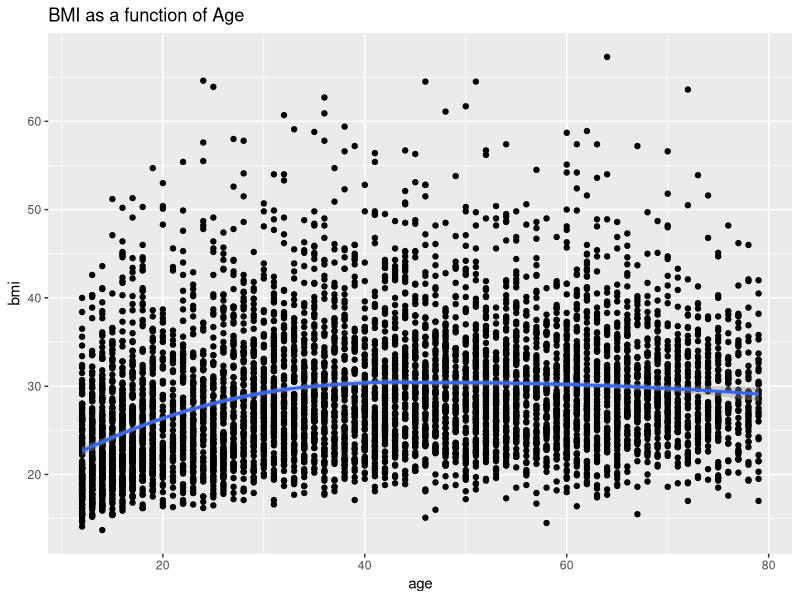
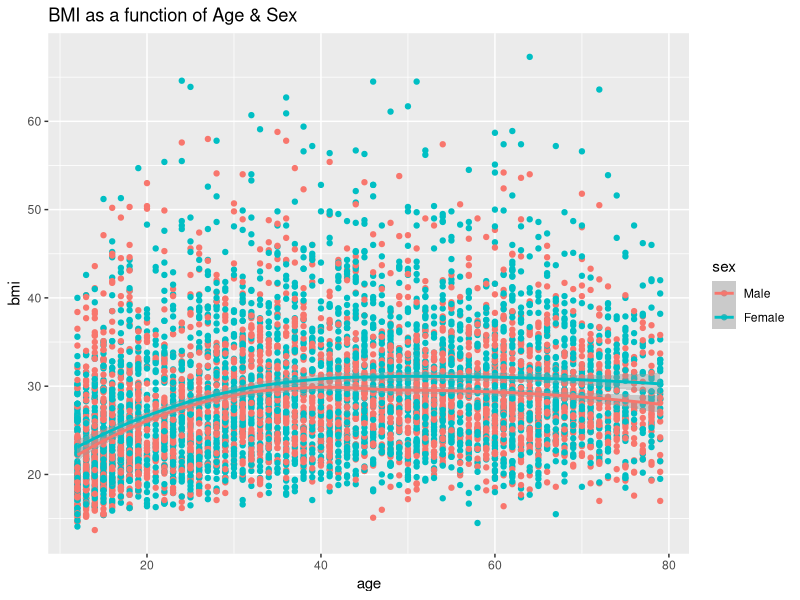
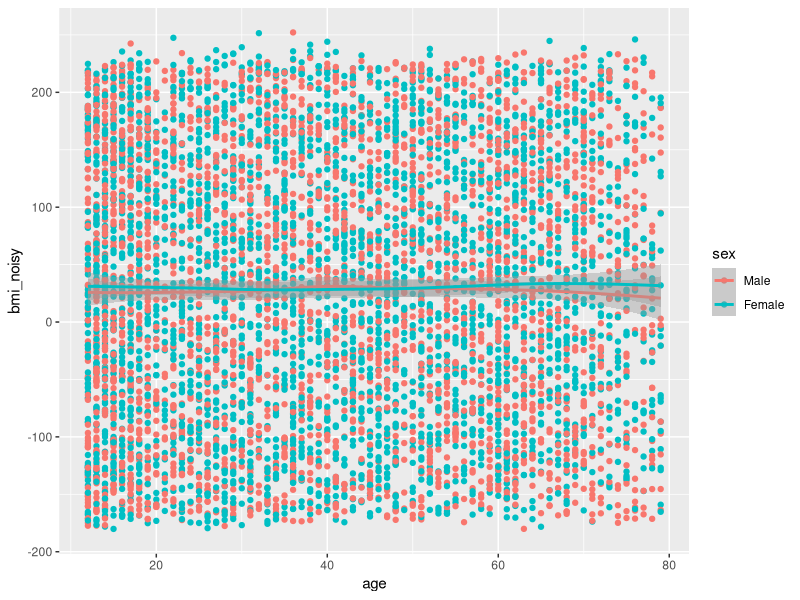
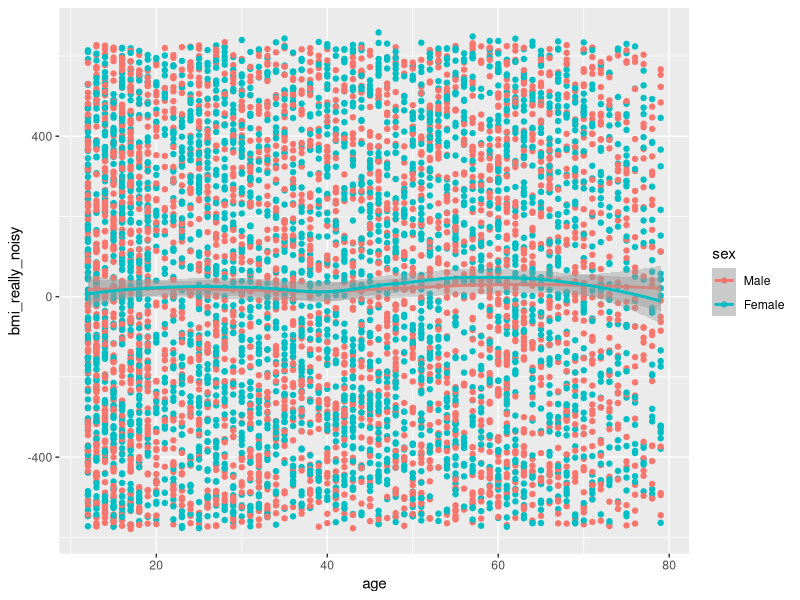

Write R code to recreate these figures, in order.
## ---- chunk 1

knitr::opts_chunk$set(warning = FALSE, message = FALSE) 
## ---- chunk 2
library(dplyr)
library(knitr)
library(ggplot2)
library(scatterplot3d)
library(tidyr)
## ---- chunk 3
setwd("C:/Users/barboza-salerno.1/Downloads/")

# Read in the data set, note my data is located in the downloads directory
mydata <- read.csv("confounding_ex.csv", stringsAsFactors = F, na.strings = c(7,9,999))

# After reading in the data, rename columns so they are descriptive
colnames(mydata)<-c("SEQN","sex", "age",  "hundrocigs", "age_start", "quit_ever", "bmi", "bmi_cat")

# I am transforming the categorical variables into factors that have levels.
# It is good practice to do that as you clean the data
mydata$sex <-as.factor(mydata$sex)
mydata$quit_ever <- as.factor(mydata$quit_ever)
mydata$hundrocigs <- as.factor(mydata$hundrocigs)
mydata$bmi_cat<- as.factor(mydata$bmi_cat)

# I am creating random "noise"
mydata$bmi_noisy <- jitter(mydata$bmi, factor=10000)
mydata$bmi_really_noisy <- jitter(mydata$bmi, factor=30000) 

# The tidyverse allows me to wrangle (i.e., clean) the data in one line of code!
mydata <- mydata %>%
    mutate(age_cat = cut(age, seq(0,80,20)))%>%
    mutate(
        sex = recode_factor(sex, "1"="Male", "2"="Female"),
      ) %>%
  select(sex, bmi, bmi_noisy, bmi_really_noisy, age) %>%
  filter(age < 80) %>% tidyr::drop_na() 

## ---- chunk 4
# Scatter plot with regression line
ggplot(mydata, aes(x = age, y = bmi)) + 
  geom_point()+
  geom_smooth(method = "loess") + 
  ggtitle("BMI as a function of Age")
## ---- chunk 5
ggplot(mydata, aes(x = age, y = bmi, color=sex)) + 
  geom_point() +
  geom_smooth(method = "loess") + 
  ggtitle("BMI as a function of Age & Sex")
## ---- chunk 6
ggplot(mydata, aes(x = age, y = bmi_noisy, color=sex)) + geom_point()+
  geom_smooth(method = "loess") 
## ---- chunk 7
ggplot(mydata, aes(x = age, y = bmi_really_noisy, color=sex)) + geom_point()+
  geom_smooth(method = "loess") 
